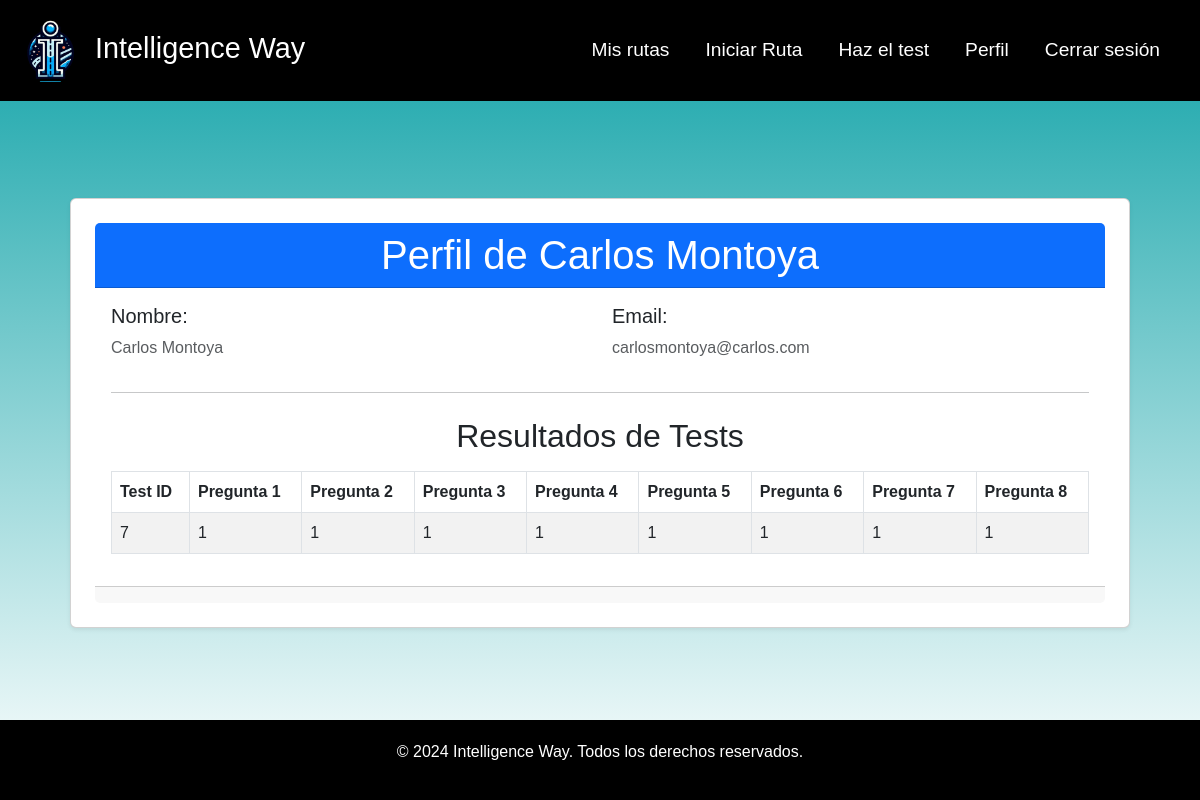
Screenshot of /account/ (signed in) with the database file from the repository.
### user/models.py (models this page shows, shortened)
class User(AbstractBaseUser, PermissionsMixin):
    ROLES = [
        ('admin', 'Admin'),
        ('usuario', 'Usuario')
    ]
    nombre = models.CharField(max_length=100)
    apellido = models.CharField(max_length=100)
    email = models.EmailField(unique=True)
    tiempo = models.IntegerField(default=1)
    content = models.FloatField(default=1)
    is_active = models.BooleanField(default=True)
    is_staff = models.BooleanField(default=False)
    preferenciaAudio = models.IntegerField(null=True)
    preferenciaVideo = models.IntegerField(null=True)
    preferenciaTexto = models.IntegerField(null=True)
    tiempoAprendizaje = models.IntegerField(null=True)
    objects = MyUserManager()
    USERNAME_FIELD = 'email'
    REQUIRED_FIELDS = ['nombre', 'apellido']

### preferences/models.py (models this page shows, shortened)
class ModeloAprendizajeUsuario(models.Model):
    usuario = models.ForeignKey(User, on_delete=models.CASCADE)
    q1 = models.IntegerField(null=True, validators=[MinValueValidator(1), MaxValueValidator(5)])
    q2 = models.IntegerField(null=True, validators=[MinValueValidator(1), MaxValueValidator(5)])
    q3 = models.IntegerField(null=True, validators=[MinValueValidator(1), MaxValueValidator(5)])
    q4 = models.IntegerField(null=True, validators=[MinValueValidator(1), MaxValueValidator(5)])
    q5 = models.IntegerField(null=True, validators=[MinValueValidator(1), MaxValueValidator(5)])
    q6 = models.IntegerField(null=True, validators=[MinValueValidator(1), MaxValueValidator(5)])
    q7 = models.IntegerField(null=True, validators=[MinValueValidator(1), MaxValueValidator(5)])
    q8 = models.IntegerField(null=True, validators=[MinValueValidator(1), MaxValueValidator(5)])
    created_at = models.DateTimeField(auto_now_add=True)
    update_at= models.DateTimeField(auto_now=True)

### account/views.py (the view)
# urls.py: path('', views.ProfileView.as_view(), name='profile' )
class ProfileView(LoginRequiredMixin, TemplateView):
    template_name = 'profile.html'
    def get_context_data(self, **kwargs):
        context = super().get_context_data(**kwargs)
        usuario = self.request.user
        context['user'] = usuario  # Pass the authenticated user to the template
        context['test'] = ModeloAprendizajeUsuario.objects.get(usuario=usuario)
        return context

### account/templates/profile.html (shortened to what this page needs)
{% extends "base.html" %}
{% block content %}
<div class="container mt-5">
    <div class="card shadow-sm p-4">
        <div class="card-header bg-primary text-white text-center">
            <h1 class="mb-0">Perfil de {{ user.nombre }} {{ user.apellido }}</h1>
        </div>
        <div class="card-body">
            <div class="row mb-3">
                <div class="col-md-6">
                    <h5> Nombre:</h5>
                    <p class="text-muted">{{ user.nombre }} {{ user.apellido }}</p>
                </div>
                <div class="col-md-6">
                    <h5> Email:</h5>
                    <p class="text-muted">{{ user.email }}</p>
                </div>
            </div>
            <hr>
            <h2 class="text-center mt-4"> Resultados de Tests</h2>
            <div class="table-responsive mt-3">
                <table class="table table-bordered table-striped">
                    <thead class="thead-dark">
                        <tr>
                            <th>Test ID</th>
                            <th>Pregunta 1</th>
                            <th>Pregunta 2</th>
                            <th>Pregunta 3</th>
                            <th>Pregunta 4</th>
                            <th>Pregunta 5</th>
                            <th>Pregunta 6</th>
                            <th>Pregunta 7</th>
                            <th>Pregunta 8</th>
                        </tr>
                    </thead>
                    <tbody>
                        <tr>
                            <td>{{ test.id }}</td>
                            <td>{{ test.q1 }}</td>
                            <td>{{ test.q2 }}</td>
                            <td>{{ test.q3 }}</td>
                            <td>{{ test.q4 }}</td>
                            <td>{{ test.q5 }}</td>
                            <td>{{ test.q6 }}</td>
                            <td>{{ test.q7 }}</td>
                            <td>{{ test.q8 }}</td>
                        </tr>
                    </tbody>
                </table>
            </div>
        </div>
        <div class="card-footer text-center">
        </div>
    </div>
</div>
{% endblock %}

### IntelligenceWay/static/css/styles.css (style rules this page uses)
body { font-family: Arial, sans-serif; margin: 0; color: #2B2D42; background: linear-gradient(to bottom, rgb(15, 162, 167), rgba(255, 255, 255, 0.712)); height: 100vh; margin: 0; }
.container { width: 100%; height: 100%; padding: 20px; }

### rows the page displays
User: nombre "Carlos", apellido "Montoya", email "carlosmontoya@carlos.com"
ModeloAprendizajeUsuario: id "7", q1 "1", q2 "1", q3 "1", q4 "1", q5 "1", q6 "1", q7 "1", q8 "1"
